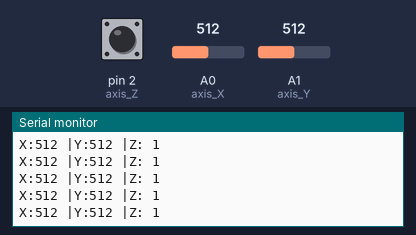
This sketch was run on a simulated Arduino Uno, built with avr-gcc and run on an emulated ATmega328P. On the bench: the last lines printed to the serial monitor. Inputs (shaded band) come from the test bench; at power-on: A0 (axis_X) = 512, A1 (axis_Y) = 512, pin 2 (axis_Z) HIGH.

Above: at 1.2 s.
1.3 s: A0 (axis_X) set to 108
At 2.2 s:
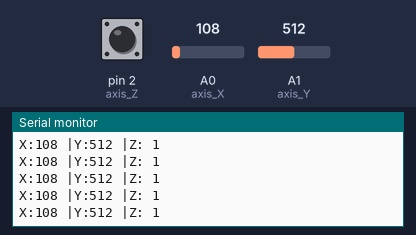
4.3 s: A0 (axis_X) set to 92
At 5.4 s:
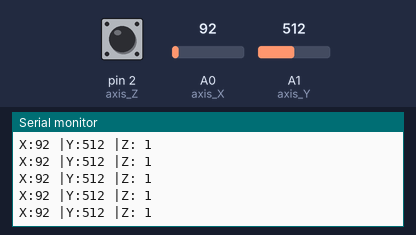
7.3 s: A1 (axis_Y) set to 105
At 8.3 s:
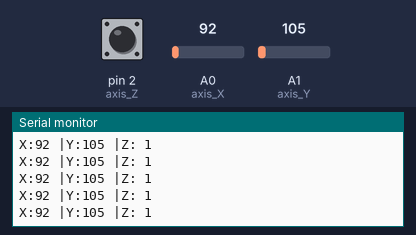
10.3 s: A1 (axis_Y) set to 90
At 11.0 s:
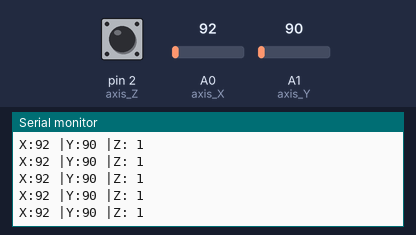
Timing chart, 0 to 13.3 s (numbered marks = the images above; inputs shaded):
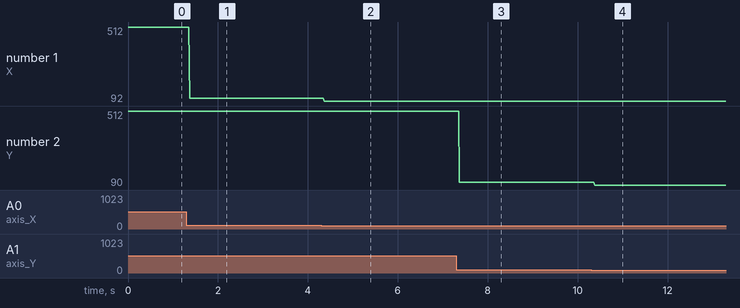

Measured:
- after the input at 1.3 s, the serial monitor: prints a new line after 0.07 s (image 1)
- after the input at 4.3 s, the serial monitor: prints a new line after 0.07 s (image 2)
- after the input at 7.3 s, the serial monitor: prints a new line after 0.07 s (image 3)
- after the input at 10.3 s, the serial monitor: prints a new line after 0.08 s (image 4)
- plotted number 1: 512 → 108 after the input at 1.3 s, 108 → 92 after the input at 4.3 s
- plotted number 2: 512 → 105 after the input at 7.3 s, 105 → 90 after the input at 10.3 s

The sketch:

Djostic.ino
```cpp
#define axis_X 0
#define axis_Y 1
#define axis_Z 2

int value_X, value_Y, value_Z = 0;

void setup() {
  // put your setup code here, to run once:
  pinMode(axis_Z, INPUT);
  digitalWrite(axis_Z, HIGH);

  Serial.begin(9600);

}

void loop() {
  // put your main code here, to run repeatedly:
  value_X = analogRead(axis_X);
  Serial.print("X:");
  Serial.print(value_X, DEC);
  value_Y = analogRead(axis_Y);
  Serial.print(" |Y:");
  Serial.print(value_Y, DEC);
  value_Z = digitalRead(axis_Z);
  Serial.print(" |Z: ");
  Serial.println(value_Z);

}
```
